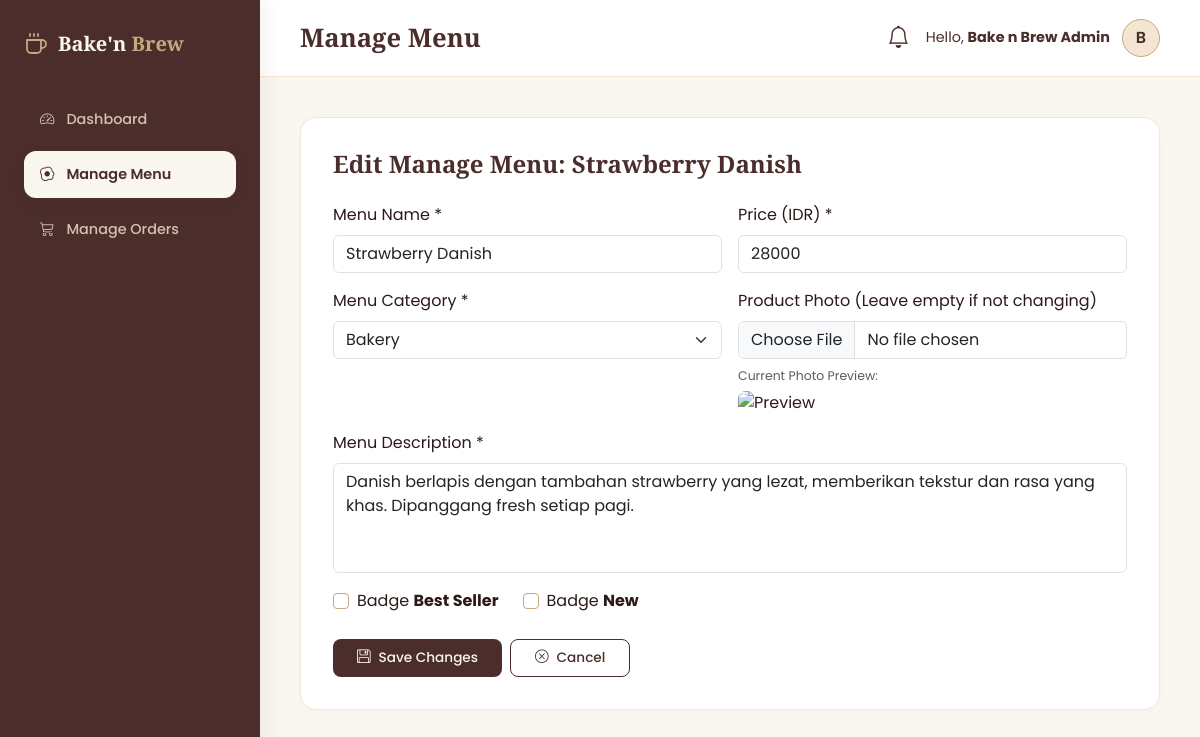
/admin/produk.php?action=edit&id=5 (signed in), run on the app's committed database.
### tables this page shows
CREATE TABLE `products` (
  `id` INT AUTO_INCREMENT PRIMARY KEY,
  `name` VARCHAR(100) NOT NULL,
  `price` INT NOT NULL,
  `description` TEXT NOT NULL,
  `image` VARCHAR(255) NOT NULL,
  `category` ENUM('bakery', 'coffee', 'non-coffee') NOT NULL,
  `is_bestseller` TINYINT(1) DEFAULT 0,
  `is_new` TINYINT(1) DEFAULT 0,
  `created_at` TIMESTAMP DEFAULT CURRENT_TIMESTAMP,
  INDEX `idx_products_category` (`category`),
  INDEX `idx_products_bestseller` (`is_bestseller`),
  INDEX `idx_products_new` (`is_new`)
);

### admin/lang.php (called while the page is built, shortened)
<?php
$lang_code = (isset($admin_data['lang']) && $admin_data['lang'] === 'id') ? 'id' : 'en';
if (!function_exists('__')) {
    function __($key) {
        global $dict, $lang_code;
        return isset($dict[$lang_code][$key]) ? $dict[$lang_code][$key] : (isset($dict['id'][$key]) ? $dict['id'][$key] : $key);
    }
}

### admin/produk.php (the view, shortened to what this page needs)
<?php
require_once '../config/koneksi.php';
$admin_data = null;
if (isset($_SESSION['admin_username'])) {
    if ($is_db_online) {
        $stmt = $pdo->prepare("SELECT * FROM `admin` WHERE `username` = ?");
        $stmt->execute([$_SESSION['admin_username']]);
        $admin_data = $stmt->fetch();
    }
}
require_once 'lang.php';
$action = isset($_GET['action']) ? $_GET['action'] : 'list';
$upload_dir = '../public/images/products/';
?>
<!DOCTYPE html>
<html lang="id">
<head>
    <link href="https://cdn.jsdelivr.net/npm/bootstrap@5.3.3/dist/css/bootstrap.min.css" rel="stylesheet" />
    <link href="https://cdn.jsdelivr.net/npm/bootstrap-icons@1.11.3/font/bootstrap-icons.css" rel="stylesheet" />
    <link rel="stylesheet" href="admin-style.css?v=5.2" />
</head>
<body>
<div class="sidebar">
    <a href="dashboard.php" class="sidebar-brand">
        <h4>Bake'n <span>Brew</span></h4>
    </a>
    <div class="sidebar-nav">
        <a href="dashboard.php" class="nav-item-admin">
            <i class="bi bi-speedometer2"></i> <?= __('nav_dashboard') ?>
        </a>
        <a href="produk.php" class="nav-item-admin active">
            <i class="bi bi-egg-fried"></i> <?= __('nav_menu') ?>
        </a>
        <a href="pesanan.php" class="nav-item-admin">
            <i class="bi bi-cart3"></i> <?= __('nav_orders') ?>
        </a>
    </div>
</div>
<div class="main-wrapper">
    <header class="top-header">
        <h2><?= __('menu_title') ?></h2>
        <div class="d-flex align-items-center gap-3">
            <div class="dropdown" id="notificationDropdown">
                <a href="#" class="position-relative text-decoration-none dropdown-toggle-no-caret" id="notifBell" data-bs-toggle="dropdown" aria-expanded="false" style="color: var(--brown-dark);">
                    <i class="bi bi-bell" style="font-size: 1.4rem;"></i>
                </a>
            </div>
            <div class="dropdown">
                <a href="#" class="d-flex align-items-center gap-2 text-decoration-none dropdown-toggle" data-bs-toggle="dropdown" aria-expanded="false" style="color: var(--brown-dark);">
                    <span class="d-none d-sm-inline font-weight-medium me-1" style="font-size: 0.9rem;"><?= __('halo') ?>, <strong><?= htmlspecialchars($admin_data['fullname'] ?? $admin_data['username'] ?? 'Admin') ?></strong></span>
                    <?php
                    $avatar_img = '';
                    $initial = strtoupper(substr($admin_data['fullname'] ?? $admin_data['username'] ?? 'A', 0, 1));
                    if ($avatar_img && file_exists($avatar_img)):
                    ?>
                        <img src="<?= $avatar_img ?>" alt="Avatar" class="admin-avatar" style="width: 38px; height: 38px; object-fit: cover; border-radius: 50%; border: 1px solid var(--accent-gold);" />
                    <?php else: ?>
                        <div class="admin-avatar"><?= $initial ?></div>
                    <?php endif; ?>
                </a>
            </div>
        </div>
    </header>
    <main class="page-content">
        <?php if ($action === 'add' || $action === 'edit'):
            $form_title = __('btn_add_menu_new');
            $name_val = '';
            $price_val = '';
            $desc_val = '';
            $cat_val = 'bakery';
            $best_checked = '';
            $new_checked = '';
            $img_preview = '';
            if ($action === 'edit' && isset($_GET['id'])) {
                $id = intval($_GET['id']);
                $stmt_fetch = $pdo->prepare("SELECT * FROM `products` WHERE `id` = ?");
                $stmt_fetch->execute([$id]);
                $prod = $stmt_fetch->fetch();
                if ($prod) {
                    $form_title = __('btn_edit') . ' ' . __('nav_menu') . ': ' . htmlspecialchars($prod['name']);
                    $name_val = $prod['name'];
                    $price_val = $prod['price'];
                    $desc_val = $prod['description'];
                    $cat_val = $prod['category'];
                    $best_checked = $prod['is_bestseller'] ? 'checked' : '';
                    $new_checked = $prod['is_new'] ? 'checked' : '';
                    if (!empty($prod['image'])) {
                        if (str_starts_with($prod['image'], 'http')) {
                            $img_preview = $prod['image'];
                        } else {
                            $img_preview = $upload_dir . $prod['image'];
                        }
                    }
                } else {
                    echo "<div class='alert alert-danger'>Menu tidak ditemukan.</div>";
                    exit;
                }
            }
        ?>
            <div class="admin-card">
                <h4><?= $form_title ?></h4>
                <form method="POST" action="" enctype="multipart/form-data">
                    <div class="row g-3">
                        <div class="col-md-6">
                            <label class="form-label" for="name"><?= __('lbl_menu_name') ?> *</label>
                            <input type="text" class="form-control" id="name" name="name" value="<?= htmlspecialchars($name_val) ?>" required placeholder="<?= __('lbl_menu_name_placeholder') ?>" />
                        </div>
                        <div class="col-md-6">
                            <label class="form-label" for="price"><?= __('lbl_price') ?> *</label>
                            <input type="number" class="form-control" id="price" name="price" value="<?= htmlspecialchars($price_val) ?>" required placeholder="<?= __('lbl_price_placeholder') ?>" min="1000" />
                        </div>
                        <div class="col-md-6">
                            <label class="form-label" for="category"><?= __('lbl_category') ?> *</label>
                            <select class="form-select form-control" id="category" name="category" required>
                                <option value="bakery" <?= $cat_val === 'bakery' ? 'selected' : '' ?>>Bakery</option>
                            </select>
                        </div>
                        <div class="col-md-6">
                            <label class="form-label" for="image"><?= $action === 'add' ? __('lbl_photo_hint_add') : __('lbl_photo_hint_edit') ?></label>
                            <input type="file" class="form-control" id="image" name="image" <?= $action === 'add' ? 'required' : '' ?> accept="image/*" />
                            <?php if ($img_preview): ?>
                                <div class="mt-2">
                                    <span style="font-size: 0.78rem;" class="text-muted d-block mb-1"><?= $lang_code === 'en' ? 'Current Photo Preview:' : 'Preview Foto Saat Ini:' ?></span>
                                    <img src="<?= $img_preview ?>" alt="Preview" style="height: 80px; border-radius: var(--radius-sm); object-fit: cover;" />
                                </div>
                            <?php endif; ?>
                        </div>
                        <div class="col-12">
                            <label class="form-label" for="description"><?= __('lbl_description') ?> *</label>
                            <textarea class="form-control" id="description" name="description" rows="4" required placeholder="<?= __('lbl_description_placeholder') ?>" style="resize: none;"><?= htmlspecialchars($desc_val) ?></textarea>
                        </div>
                        <div class="col-md-6 d-flex gap-4 align-items-center mt-3">
                            <div class="form-check">
                                <input class="form-check-input" type="checkbox" id="is_bestseller" name="is_bestseller" value="1" <?= $best_checked ?> style="border-color: var(--accent-gold);" />
                                <label class="form-check-label" for="is_bestseller"><?= __('tbl_badge') ?> <strong>Best Seller</strong></label>
                            </div>
                            <div class="form-check">
                                <input class="form-check-input" type="checkbox" id="is_new" name="is_new" value="1" <?= $new_checked ?> style="border-color: var(--accent-gold);" />
                                <label class="form-check-label" for="is_new"><?= __('tbl_badge') ?> <strong>New</strong></label>
                            </div>
                        </div>
                        <div class="col-12 mt-4 d-flex gap-2">
                            <button type="submit" class="btn btn-admin-primary px-4 py-2">
                                <i class="bi bi-floppy me-2"></i><?= __('btn_save_changes') ?>
                            </button>
                            <a href="produk.php" class="btn btn-admin-outline px-4 py-2">
                                <i class="bi bi-x-circle me-2"></i><?= __('btn_cancel') ?>
                            </a>
                        </div>
                    </div>
                </form>
            </div>
                    </div>
        <?php endif; ?>
</body>
</html>

### admin/admin-style.css (style rules this page uses)
:root { --brown-dark: #4B2E2B; --brown-mid: #6E5F5D; --cream: #FAF6F0; --cream-dark: #F5E6D3; --beige: #D6BFAF; --accent-gold: #C5A880; --text-dark: #2C1A18; --text-mid: #6E5F5D; --radius-lg: 16px; --radius-md: 12px; --radius-sm: 8px; --transition: all 0.3s cubic-bezier(0.16, 1, 0.3, 1); }
body { background-color: var(--cream); font-family: 'Poppins', sans-serif; color: var(--text-dark); margin: 0; padding: 0; overflow-x: hidden; }
.sidebar { background-color: var(--brown-dark); color: var(--cream); width: 260px; height: 100vh; position: fixed; top: 0; left: 0; z-index: 100; display: flex; flex-direction: column; padding: 2rem 1.5rem; box-shadow: 4px 0 20px rgba(75, 46, 43, 0.08); }
.sidebar-brand { display: flex; align-items: center; gap: 10px; margin-bottom: 2.5rem; text-decoration: none; color: var(--cream); }
.sidebar-brand h4 { font-family: 'Playfair Display', serif; font-weight: 700; margin: 0; font-size: 1.25rem; }
.sidebar-brand h4 span { color: var(--accent-gold); }
.sidebar-nav { display: flex; flex-direction: column; gap: 8px; flex-grow: 1; }
.nav-item-admin { display: flex; align-items: center; gap: 12px; color: var(--beige); padding: 0.8rem 1rem; border-radius: var(--radius-md); text-decoration: none; font-weight: 500; font-size: 0.9rem; transition: var(--transition); }
.nav-item-admin.active { background-color: var(--cream); color: var(--brown-dark); font-weight: 600; box-shadow: 0 4px 12px rgba(75, 46, 43, 0.08); }
.main-wrapper { margin-left: 260px; min-height: 100vh; display: flex; flex-direction: column; }
.top-header { background: #ffffff; border-bottom: 1px solid var(--cream-dark); padding: 1.2rem 2.5rem; display: flex; justify-content: space-between; align-items: center; }
.top-header h2 { font-family: 'Playfair Display', serif; font-weight: 700; color: var(--brown-dark); margin: 0; font-size: 1.6rem; }
.top-header .admin-avatar { width: 38px; height: 38px; background-color: var(--cream-dark); color: var(--brown-dark); border-radius: 50%; display: flex; align-items: center; justify-content: center; font-weight: 600; border: 1px solid var(--accent-gold); }
.page-content { padding: 2.5rem; flex-grow: 1; }
.admin-card { background: #ffffff; border: 1px solid var(--cream-dark); border-radius: var(--radius-lg); padding: 2rem; box-shadow: 0 4px 15px rgba(75, 46, 43, 0.02); margin-bottom: 2rem; }
.admin-card h4 { font-family: 'Playfair Display', serif; color: var(--brown-dark); font-weight: 700; margin-bottom: 1.5rem; }
.btn-admin-primary { background-color: var(--brown-dark); color: var(--cream); border: none; border-radius: var(--radius-sm); padding: 0.5rem 1rem; font-size: 0.85rem; font-weight: 500; transition: var(--transition); }
.btn-admin-outline { background-color: transparent; color: var(--brown-dark); border: 1.5px solid var(--brown-dark); border-radius: var(--radius-sm); padding: 0.45rem 0.9rem; font-size: 0.85rem; font-weight: 500; transition: var(--transition); }
.dropdown-toggle::after { display: none !important; }
.dropdown-toggle { cursor: pointer !important; }
.dropdown-toggle-no-caret::after { display: none !important; }
.dropdown-toggle-no-caret { cursor: pointer !important; }

### data on the page
products: name "Strawberry Danish", price "28000", category "Bakery"

### other printed values
__('nav_dashboard') "Dashboard"
__('nav_menu') "Manage Menu"
__('nav_orders') "Manage Orders"
__('menu_title') "Manage Menu"
__('halo') "Hello"
$admin_data['fullname'] "Bake n Brew Admin"
$initial "B"
$form_title "Edit Manage Menu: Strawberry Danish"
__('lbl_menu_name') "Menu Name"
__('lbl_price') "Price (IDR)"
__('lbl_category') "Menu Category"
__('lbl_photo_hint_edit') "Product Photo (Leave empty if not changing)"
__('lbl_description') "Menu Description"
__('tbl_badge') "Badge"
__('btn_save_changes') "Save Changes"
